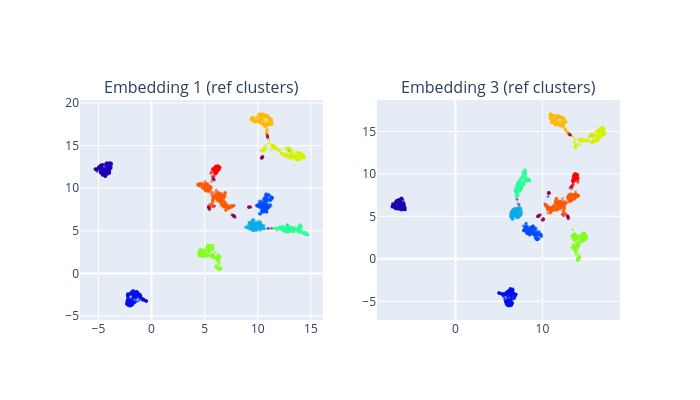

Notebook cell for this chart:
### Code cell
print("\n" + "=" * 50)
print("5. LEAST SIMILAR PAIR")
print("=" * 50)
validator.draw_least_similar(hover_data={'true_label': y_true});

### Figure 1 — Plotly figure (JSON) as saved in the notebook; plotly's stock layout.template omitted (floating-point values rounded to 4 significant figures; data arrays with more than 128 entries replaced by an {"elided": "..."} marker saying what was removed)
{"data": [{"hovertemplate": "cluster: %{marker.color}<br>%{text}<extra></extra>", "marker": {"color": {"elided": "1797 int values"}, "colorscale": [[0, "rgb(150,0,90)"], [0.125, "rgb(0,0,200)"], [0.25, "rgb(0,25,255)"], [0.375, "rgb(0,152,255)"], [0.5, "rgb(44,255,150)"], [0.625, "rgb(151,255,0)"], [0.75, "rgb(255,234,0)"], [0.875, "rgb(255,111,0)"], [1, "rgb(255,0,0)"]], "opacity": 0.6, "size": 3}, "mode": "markers", "text": {"elided": "1797 str values"}, "type": "scatter", "x": {"elided": "1797 float values"}, "xaxis": "x", "y": {"elided": "1797 float values"}, "yaxis": "y"}, {"hovertemplate": "cluster: %{marker.color}<br>%{text}<extra></extra>", "marker": {"color": {"elided": "1797 int values"}, "colorscale": [[0, "rgb(150,0,90)"], [0.125, "rgb(0,0,200)"], [0.25, "rgb(0,25,255)"], [0.375, "rgb(0,152,255)"], [0.5, "rgb(44,255,150)"], [0.625, "rgb(151,255,0)"], [0.75, "rgb(255,234,0)"], [0.875, "rgb(255,111,0)"], [1, "rgb(255,0,0)"]], "opacity": 0.6, "size": 3}, "mode": "markers", "text": {"elided": "1797 str values"}, "type": "scatter", "x": {"elided": "1797 float values"}, "xaxis": "x2", "y": {"elided": "1797 float values"}, "yaxis": "y2"}], "layout": {"annotations": [{"font": {"size": 16}, "showarrow": false, "text": "Embedding 1 (ref clusters)", "x": 0.225, "xanchor": "center", "xref": "paper", "y": 1, "yanchor": "bottom", "yref": "paper"}, {"font": {"size": 16}, "showarrow": false, "text": "Embedding 3 (ref clusters)", "x": 0.775, "xanchor": "center", "xref": "paper", "y": 1, "yanchor": "bottom", "yref": "paper"}], "height": 400, "showlegend": false, "width": 700, "xaxis": {"anchor": "y", "domain": [0, 0.45]}, "xaxis2": {"anchor": "y2", "domain": [0.55, 1]}, "yaxis": {"anchor": "x", "domain": [0, 1]}, "yaxis2": {"anchor": "x2", "domain": [0, 1]}}}
